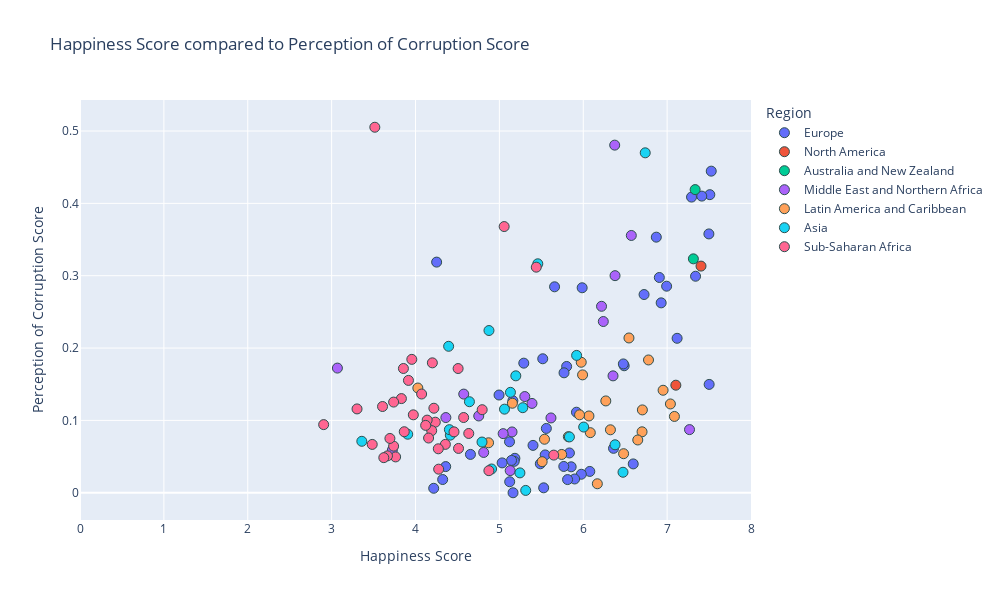

Source (notebook cell):
### Code cell
#happiness score vs perception of corruption

#establish x and y values
x_values = csv_2016_restructured["Score"]
y_values = csv_2016_restructured["Perceptions of corruption"]

#px.scatter
fig = px.scatter(csv_2016_restructured, x_values, y_values, color="Region", hover_name="Country",
                range_x=[0,8], title="Happiness Score compared to Perception of Corruption Score",
                width= 1000, height =600) # use trendline="ols" to see all lin reg equations

#set axes labels
fig.update_xaxes(title_text='Happiness Score')
fig.update_yaxes(title_text='Perception of Corruption Score')


#formatting
#marker size and colors
fig.update_traces(marker=dict(size=10,
                              line=dict(width=1, 
                                        color='DarkSlateGrey')))

#linear regression
#use linregress from dependencies to inplement linear regression
(slope, intercept, rvalue, pvalue, stderr) = linregress(x_values, y_values)
regress_values = x_values * slope + intercept

#print out all variables calculated above (rvalue, pvalue...)
print(f"slope:{round(slope, 2)}")
print(f"intercept:{round(intercept,2)}")
res = sts.linregress(x_values, y_values)
print(f"R-squared: {res.rvalue**2:.4f}")


#print out line eq for reference
line_eq = (f"y={round(slope, 2)}x + {round(intercept, 2)}")
print(line_eq)

fig.show()

### Figure 1 — Plotly figure (JSON) as saved in the notebook; plotly's stock layout.template omitted (floating-point values rounded to 4 significant figures)
{"data": [{"hovertemplate": "<b>%{hovertext}</b><br><br>Region=Europe<br>Score=%{x}<br>Perceptions of corruption=%{y}<extra></extra>", "hovertext": ["Denmark", "Switzerland", "Iceland", "Norway", "Finland", "Netherlands", "Sweden", "Austria", "Germany", "Belgium", "Ireland", "Luxembourg", "United Kingdom", "Czech Republic", "Malta", "France", "Spain", "Slovakia", "Uzbekistan", "Italy", "Kazakhstan", "Moldova", "Russia", "Poland", "Lithuania", "Belarus", "North Cyprus", "Slovenia", "Turkmenistan", "Latvia", "Cyprus", "Romania", "Estonia", "Croatia", "Kosovo", "Azerbaijan", "Kyrgyzstan", "Serbia", "Bosnia and Herzegovina", "Montenegro", "Hungary", "Portugal", "Macedonia", "Greece", "Tajikistan", "Albania", "Armenia", "Ukraine", "Georgia", "Bulgaria"], "legendgroup": "Europe", "marker": {"color": "#636efa", "line": {"color": "DarkSlateGrey", "width": 1}, "size": 10, "symbol": "circle"}, "mode": "markers", "name": "Europe", "orientation": "v", "showlegend": true, "type": "scatter", "x": [7.526, 7.509, 7.501, 7.498, 7.413, 7.339, 7.291, 7.119, 6.994, 6.929, 6.907, 6.871, 6.725, 6.596, 6.488, 6.478, 6.361, 6.078, 5.987, 5.977, 5.919, 5.897, 5.856, 5.835, 5.813, 5.802, 5.771, 5.768, 5.658, 5.56, 5.546, 5.528, 5.517, 5.488, 5.401, 5.291, 5.185, 5.177, 5.163, 5.161, 5.145, 5.123, 5.121, 5.033, 4.996, 4.655, 4.36, 4.324, 4.252, 4.217], "xaxis": "x", "y": [0.4445, 0.412, 0.1497, 0.3578, 0.41, 0.2993, 0.4087, 0.2135, 0.2855, 0.2625, 0.2975, 0.3533, 0.274, 0.03986, 0.1755, 0.1781, 0.06137, 0.02947, 0.2833, 0.02556, 0.1113, 0.01903, 0.03586, 0.055, 0.0182, 0.1746, 0.1658, 0.03635, 0.2847, 0.0889, 0.05228, 0.00679, 0.1852, 0.04002, 0.06547, 0.1791, 0.04762, 0.04339, 0, 0.1272, 0.04472, 0.01521, 0.07047, 0.04127, 0.1351, 0.05301, 0.03616, 0.01829, 0.3188, 0.00615], "yaxis": "y"}, {"hovertemplate": "<b>%{hovertext}</b><br><br>Region=North America<br>Score=%{x}<br>Perceptions of corruption=%{y}<extra></extra>", "hovertext": ["Canada", "United States"], "legendgroup": "North America", "marker": {"color": "#EF553B", "line": {"color": "DarkSlateGrey", "width": 1}, "size": 10, "symbol": "circle"}, "mode": "markers", "name": "North America", "orientation": "v", "showlegend": true, "type": "scatter", "x": [7.404, 7.104], "xaxis": "x", "y": [0.3133, 0.1487], "yaxis": "y"}, {"hovertemplate": "<b>%{hovertext}</b><br><br>Region=Australia and New Zealand<br>Score=%{x}<br>Perceptions of corruption=%{y}<extra></extra>", "hovertext": ["New Zealand", "Australia"], "legendgroup": "Australia and New Zealand", "marker": {"color": "#00cc96", "line": {"color": "DarkSlateGrey", "width": 1}, "size": 10, "symbol": "circle"}, "mode": "markers", "name": "Australia and New Zealand", "orientation": "v", "showlegend": true, "type": "scatter", "x": [7.334, 7.313], "xaxis": "x", "y": [0.419, 0.3233], "yaxis": "y"}, {"hovertemplate": "<b>%{hovertext}</b><br><br>Region=Middle East and Northern Africa<br>Score=%{x}<br>Perceptions of corruption=%{y}<extra></extra>", "hovertext": ["Israel", "United Arab Emirates", "Saudi Arabia", "Qatar", "Algeria", "Kuwait", "Bahrain", "Libya", "Turkey", "Jordan", "Morocco", "Lebanon", "Tunisia", "Iran", "Palestinian Territories", "Iraq", "Egypt", "Yemen", "Syria"], "legendgroup": "Middle East and Northern Africa", "marker": {"color": "#ab63fa", "line": {"color": "DarkSlateGrey", "width": 1}, "size": 10, "symbol": "circle"}, "mode": "markers", "name": "Middle East and Northern Africa", "orientation": "v", "showlegend": true, "type": "scatter", "x": [7.267, 6.573, 6.379, 6.375, 6.355, 6.239, 6.218, 5.615, 5.389, 5.303, 5.151, 5.129, 5.045, 4.813, 4.754, 4.575, 4.362, 3.724, 3.069], "xaxis": "x", "y": [0.08728, 0.3556, 0.3001, 0.4805, 0.1616, 0.2367, 0.2577, 0.1034, 0.1235, 0.133, 0.08404, 0.03061, 0.0817, 0.0557, 0.1061, 0.1364, 0.1039, 0.05892, 0.1723], "yaxis": "y"}, {"hovertemplate": "<b>%{hovertext}</b><br><br>Region=Latin America and Caribbean<br>Score=%{x}<br>Perceptions of corruption=%{y}<extra></extra>", "hovertext": ["Costa Rica", "Puerto Rico", "Brazil", "Mexico", "Chile", "Panama", "Argentina", "Uruguay", "Colombia", "Guatemala", "Suriname", "Trinidad and Tobago", "Venezuela", "El Salvador", "Nicaragua", "Ecuador", "Belize", "Bolivia", "Peru", "Paraguay", "Jamaica", "Dominican Republic", "Honduras", "Haiti"], "legendgroup": "Latin America and Caribbean", "marker": {"color": "#FFA15A", "line": {"color": "DarkSlateGrey", "width": 1}, "size": 10, "symbol": "circle"}, "mode": "markers", "name": "Latin America and Caribbean", "orientation": "v", "showlegend": true, "type": "scatter", "x": [7.087, 7.039, 6.952, 6.778, 6.705, 6.701, 6.65, 6.545, 6.481, 6.324, 6.269, 6.168, 6.084, 6.068, 5.992, 5.976, 5.956, 5.822, 5.743, 5.538, 5.51, 5.155, 4.871, 4.028], "xaxis": "x", "y": [0.1055, 0.1227, 0.1417, 0.1835, 0.1145, 0.08423, 0.07296, 0.2139, 0.05399, 0.08701, 0.1269, 0.01241, 0.08304, 0.1061, 0.1629, 0.1804, 0.1077, 0.07746, 0.05292, 0.07396, 0.04294, 0.1237, 0.06906, 0.1448], "yaxis": "y"}, {"hovertemplate": "<b>%{hovertext}</b><br><br>Region=Asia<br>Score=%{x}<br>Perceptions of corruption=%{y}<extra></extra>", "hovertext": ["Singapore", "Thailand", "Taiwan", "Malaysia", "Japan", "South Korea", "Hong Kong", "Indonesia", "Philippines", "China", "Bhutan", "Pakistan", "Vietnam", "Mongolia", "Laos", "Nepal", "Bangladesh", "Sri Lanka", "India", "Myanmar", "Cambodia", "Afghanistan"], "legendgroup": "Asia", "marker": {"color": "#19d3f3", "line": {"color": "DarkSlateGrey", "width": 1}, "size": 10, "symbol": "circle"}, "mode": "markers", "name": "Asia", "orientation": "v", "showlegend": true, "type": "scatter", "x": [6.739, 6.474, 6.379, 6.005, 5.921, 5.835, 5.458, 5.314, 5.279, 5.245, 5.196, 5.132, 5.061, 4.907, 4.876, 4.793, 4.643, 4.415, 4.404, 4.395, 3.907, 3.36], "xaxis": "x", "y": [0.4699, 0.02833, 0.0663, 0.09081, 0.1898, 0.07716, 0.3165, 0.00322, 0.1176, 0.02745, 0.1616, 0.1388, 0.1156, 0.03285, 0.2242, 0.07008, 0.1258, 0.07964, 0.08722, 0.2024, 0.08092, 0.07112], "yaxis": "y"}, {"hovertemplate": "<b>%{hovertext}</b><br><br>Region=Sub-Saharan Africa<br>Score=%{x}<br>Perceptions of corruption=%{y}<extra></extra>", "hovertext": ["Mauritius", "Somalia", "Somaliland Region", "Nigeria", "Zambia", "Sierra Leone", "Namibia", "Cameroon", "Ethiopia", "South Africa", "Kenya", "Ghana", "Congo (Kinshasa)", "Congo (Brazzaville)", "Senegal", "Mauritania", "Zimbabwe", "Malawi", "Sudan", "Gabon", "Mali", "Botswana", "Comoros", "Ivory Coast", "Angola", "Niger", "South Sudan", "Chad", "Burkina Faso", "Uganda", "Madagascar", "Tanzania", "Liberia", "Guinea", "Rwanda", "Benin", "Togo", "Burundi"], "legendgroup": "Sub-Saharan Africa", "marker": {"color": "#FF6692", "line": {"color": "DarkSlateGrey", "width": 1}, "size": 10, "symbol": "circle"}, "mode": "markers", "name": "Sub-Saharan Africa", "orientation": "v", "showlegend": true, "type": "scatter", "x": [5.648, 5.44, 5.057, 4.875, 4.795, 4.635, 4.574, 4.513, 4.508, 4.459, 4.356, 4.276, 4.272, 4.236, 4.219, 4.201, 4.193, 4.156, 4.139, 4.121, 4.073, 3.974, 3.956, 3.916, 3.866, 3.856, 3.832, 3.763, 3.739, 3.739, 3.695, 3.666, 3.622, 3.607, 3.515, 3.484, 3.303, 2.905], "xaxis": "x", "y": [0.05203, 0.3118, 0.3679, 0.0305, 0.1148, 0.08196, 0.104, 0.06126, 0.1717, 0.08415, 0.06686, 0.0326, 0.06075, 0.09753, 0.1168, 0.1795, 0.08582, 0.07564, 0.1004, 0.09314, 0.1365, 0.1077, 0.1844, 0.1553, 0.08434, 0.1718, 0.1301, 0.04952, 0.1253, 0.06442, 0.07506, 0.05099, 0.04852, 0.1192, 0.5052, 0.06681, 0.1159, 0.09419], "yaxis": "y"}], "layout": {"height": 600, "legend": {"title": {"text": "Region"}, "tracegroupgap": 0}, "title": {"text": "Happiness Score compared to Perception of Corruption Score"}, "width": 1000, "xaxis": {"anchor": "y", "domain": [0, 1], "range": [0, 8], "title": {"text": "Happiness Score"}}, "yaxis": {"anchor": "x", "domain": [0, 1], "title": {"text": "Perception of Corruption Score"}}}}
